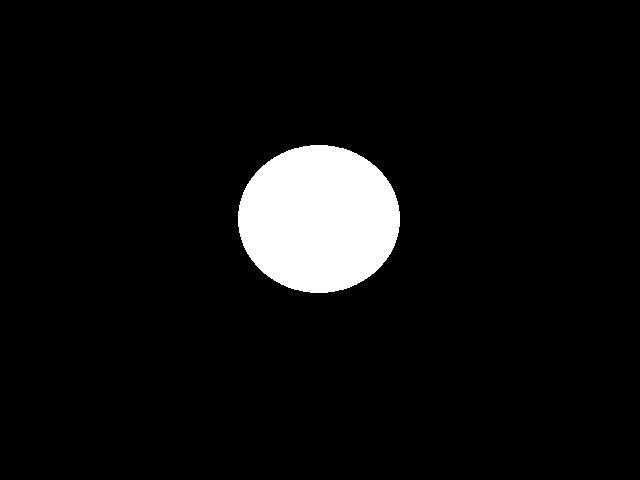
#> input picture codigo_estudiantes/wdeleon/1_circulos.bmp, 640 x 480 px, given in place of the camera
$ python opencv_abrir_camara.py
#> lines starting #> are read from the running program, lines starting #| are printed output that depends on the picture; after the words box and inside, x2 and y2 are one past the last pixel; in counts of white or black regions, pixels touching at a corner belong together

import cv2 as cv
import numpy as np

# ==============================
# 1. CONFIGURACION DE LA CAMARA
# ==============================

camara = cv.VideoCapture(0)

if not camara.isOpened():
    print("Error: no se pudo abrir la camara.")
    exit()

# ==============================
# 2. PARAMETROS DE DETECCION
# ==============================

AREA_MINIMA = 1500
ANCHO_MINIMO = 35
ALTO_MINIMO = 35
MIN_PUNTOS = 8

# FAST
detector_fast = cv.FastFeatureDetector_create(
    threshold=35,
    nonmaxSuppression=True,
    type=cv.FAST_FEATURE_DETECTOR_TYPE_9_16
)

# Agrupacion de puntos cercanos
kernel = cv.getStructuringElement(
    cv.MORPH_ELLIPSE, (15, 15)
)

while True:

    exito, fotograma = camara.read()
#> fotograma is the input picture: shape (480, 640, 3); 6.1% white; 1 white region, box (x1, y1, x2, y2) and area: (238, 145, 400, 293) 18798

    if not exito:
        print("Error al capturar el fotograma.")
        break

    # ==============================
    # 3. PREPROCESAMIENTO
    # ==============================

    gris = cv.cvtColor(fotograma, cv.COLOR_BGR2GRAY)

    gris = cv.GaussianBlur(gris, (3, 3), 0)

    alto_imagen, ancho_imagen = gris.shape
#> alto_imagen = 480; ancho_imagen = 640

    # Mascara para combinar los tres detectores
    mascara = np.zeros(
        (alto_imagen, ancho_imagen),
        dtype=np.uint8
    )

    # ==============================
    # 4. DETECTOR FAST
    # ==============================

    puntos_fast = detector_fast.detect(gris, None)
#> puntos_fast = ()

    for punto in puntos_fast:
        x, y = punto.pt
        cv.circle(
            mascara,
            (int(x), int(y)),
            2, 255, -1
        )
#> this loop made 0 passes
#> mascara: shape (480, 640); every value is 0

    # ==============================
    # 5. DETECTOR HARRIS
    # ==============================

    harris = cv.cornerHarris(
        np.float32(gris),
        blockSize=2,
        ksize=3,
        k=0.04
    )
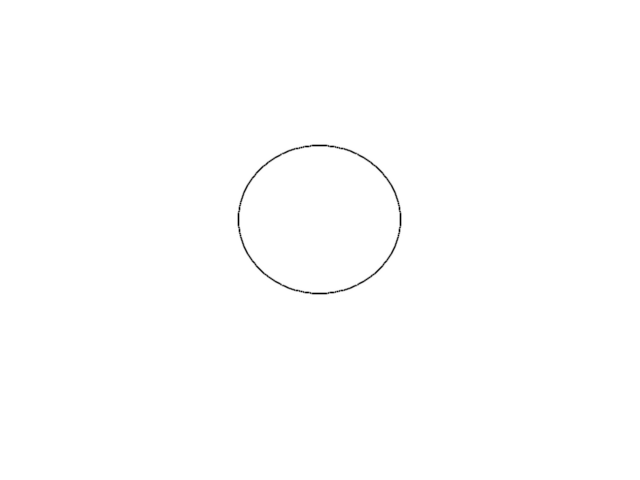
#> harris: shape (480, 640) float32; min -53234532, max 0, mean -114448; drawn with min black and max white

    # Normalizar respuestas para establecer un umbral
    harris_norm = cv.normalize(
        harris, None, 0, 255, cv.NORM_MINMAX
    ).astype(np.uint8)

    # Seleccionar las esquinas mas fuertes
    _, harris_binario = cv.threshold(
        harris_norm, 150, 255, cv.THRESH_BINARY
    )
#> harris_binario: shape (480, 640); 99.8% white; black in thin lines or dots, all inside (x1, y1, x2, y2) = (238, 145, 401, 294)

    # Combinar puntos Harris con FAST
    mascara = cv.bitwise_or(
        mascara, harris_binario
    )

    # ==============================
    # 6. DETECTOR SHI-TOMASI
    # ==============================

    puntos_shi = cv.goodFeaturesToTrack(
        gris,
        maxCorners=300,
        qualityLevel=0.01,
        minDistance=10,
        blockSize=5,
        useHarrisDetector=False
    )
#> puntos_shi = 34 rows, first 8: [356, 284], [281, 284], [356, 153], [281, 153], [329, 292], [311, 292], [398, 231], [239, 231]

    if puntos_shi is not None:
        puntos_shi = np.int32(puntos_shi)
#> puntos_shi = contour of 34 points, box (x1, y1, x2, y2) (238, 146, 400, 293), area 1156

        for punto in puntos_shi:
            x, y = punto.ravel()

            cv.circle(
                mascara,
                (int(x), int(y)),
                3, 255, -1
            )
#> this loop made 34 passes
#> (x, y) on passes 1 to 12: (356, 284), (281, 284), (356, 153), (281, 153), (329, 292), (311, 292), (398, 231), (239, 231), (399, 212), (238, 212), (333, 146), (304, 146)
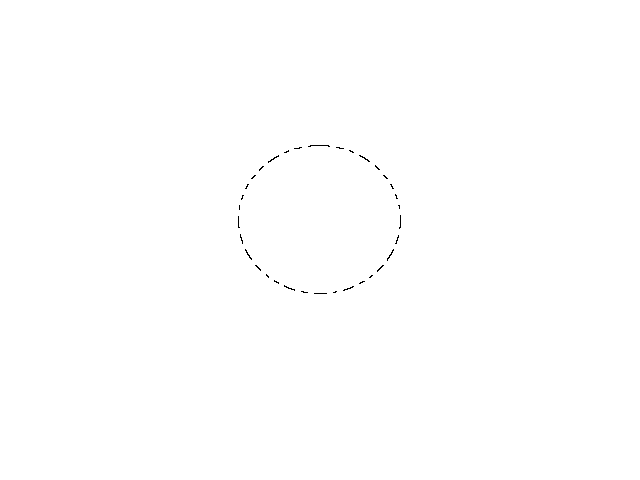
#> mascara: shape (480, 640); 99.9% white; black in thin lines or dots, all inside (x1, y1, x2, y2) = (238, 145, 401, 294)

    # ==============================
    # 7. AGRUPAR Y LIMPIAR PUNTOS
    # ==============================

    mascara = cv.dilate(
        mascara, kernel, iterations=2
    )
#> mascara: shape (480, 640); every value is 255

    mascara = cv.morphologyEx(
        mascara,
        cv.MORPH_CLOSE,
        kernel,
        iterations=1
    )

    # ==============================
    # 8. BUSCAR REGIONES CANDIDATAS
    # ==============================

    contornos, _ = cv.findContours(
        mascara,
        cv.RETR_EXTERNAL,
        cv.CHAIN_APPROX_SIMPLE
    )
#> contornos = [[[0, 0], [0, 479], [639, 479], [639, 0]]]

    numero_objetos = 0

    for contorno in contornos:

        area = cv.contourArea(contorno)

        if area < AREA_MINIMA:
            continue

        x, y, ancho, alto = cv.boundingRect(contorno)

        if ancho < ANCHO_MINIMO or alto < ALTO_MINIMO:
            continue

        # Contar puntos detectados dentro de la region
        region = mascara[y:y + alto, x:x + ancho]
        cantidad_puntos = cv.countNonZero(region)

        if cantidad_puntos < MIN_PUNTOS:
            continue

        # Dibujar rectangulo
        numero_objetos += 1

        cv.rectangle(
            fotograma,
            (x, y),
            (x + ancho, y + alto),
            (0, 255, 0),
            2
        )

        cv.putText(
            fotograma,
            f"Objeto {numero_objetos}",
            (x, max(y - 10, 20)),
            cv.FONT_HERSHEY_SIMPLEX,
            0.6,
            (0, 255, 0),
            2
        )
#> this loop made 1 pass
#> (contorno, area, x, y, ancho, alto, cantidad_puntos, numero_objetos) on pass 1: ([[0, 0], [0, 479], [639, 479], [639, 0]], 306081, 0, 0, 640, 480, 307200, 1)
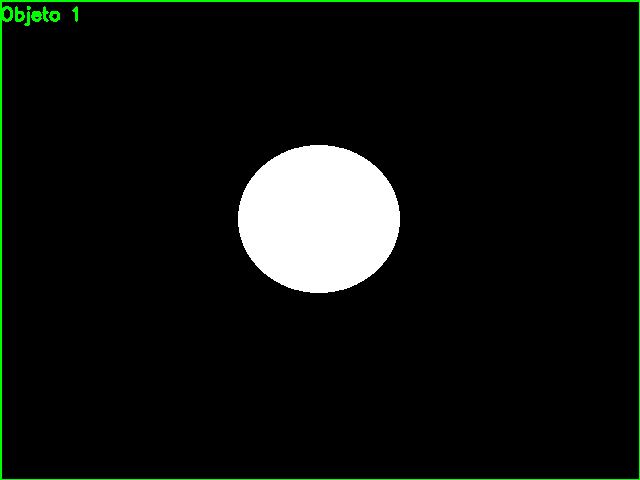
#> fotograma: shape (480, 640, 3); 1.27% of pixels changed, all inside (x1, y1, x2, y2) = (0, 0, 640, 480)
#> after the loop, numero_objetos = 1

    # ==============================
    # 9. INFORMACION EN PANTALLA
    # ==============================

    cv.putText(
        fotograma,
        f"FAST: {len(puntos_fast)}",
        (10, 25),
        cv.FONT_HERSHEY_SIMPLEX,
        0.6, (255, 0, 255), 2
    )

    cantidad_shi = (
        0 if puntos_shi is None else len(puntos_shi)
    )
#> cantidad_shi = 34

    cv.putText(
        fotograma,
        f"Shi-Tomasi: {cantidad_shi}",
        (10, 50),
        cv.FONT_HERSHEY_SIMPLEX,
        0.6, (255, 0, 255), 2
    )
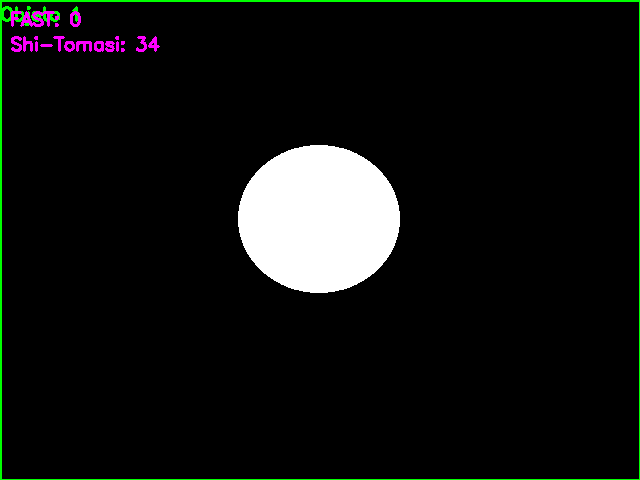
#> fotograma: shape (480, 640, 3); mean B, G, R 16.8, 18.7, 16.8

    cv.imshow("Objetos enmarcados", fotograma)
    cv.imshow("Puntos combinados", mascara)

    # ESC para salir
    if cv.waitKey(1) & 0xFF == 27:
#> (key Esc is pressed here)
        break

camara.release()
cv.destroyAllWindows()

$ run again, on codigo_estudiantes/wdeleon/1_cuadrados.bmp
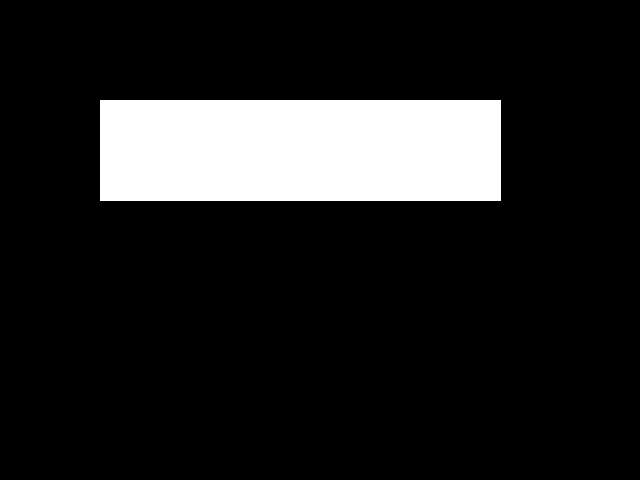
#> input picture codigo_estudiantes/wdeleon/1_cuadrados.bmp, 640 x 480 px, given in place of the camera
#> fotograma is the input picture: shape (480, 640, 3); 13.2% white; 1 white region, box (x1, y1, x2, y2) and area: (100, 100, 501, 201) 40501
#> puntos_fast = 4 keypoints; (x, y, size): (101, 101, 7), (499, 101, 7), (101, 199, 7), (499, 199, 7)
#> the loop `for punto in puntos_fast:` made 4 passes
#> (punto, x, y) on passes 1 to 4: (keypoint at (101, 101), size 7, 101, 101), (keypoint at (499, 101), size 7, 499, 101), (keypoint at (101, 199), size 7, 101, 199), (keypoint at (499, 199), size 7, 499, 199)
#> `harris = cv.cornerHarris( np.float32(gris), blockSize=2, ksize=3, k=0...`:
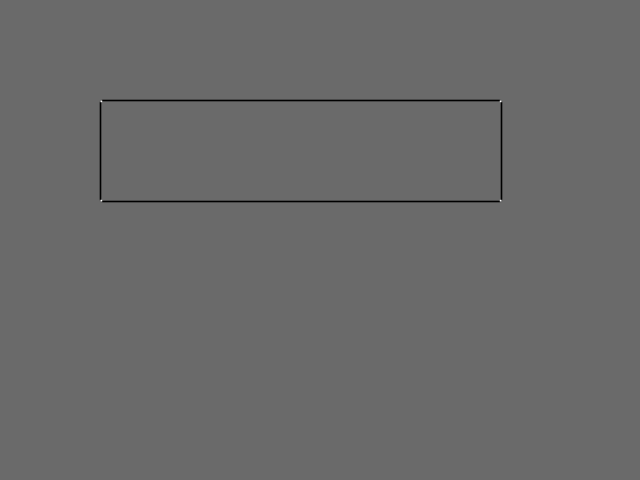
#> harris: shape (480, 640) float32; min -53234532, max 74055640, mean -276805.8; drawn with min black and max white
#> harris_binario: shape (480, 640); 0% white in thin lines or dots, all inside (x1, y1, x2, y2) = (101, 101, 501, 201)
#> puntos_shi = [[499, 199], [101, 199], [499, 101], [101, 101]]
#> the loop `for punto in puntos_shi:` made 4 passes
#> contornos = 4 contours; box (x1, y1, x2, y2) and area: (482, 182, 517, 217) 884, (84, 182, 119, 217) 884, (482, 84, 517, 119) 884, (84, 84, 119, 119) 884
#> the loop `for contorno in contornos: ` made 4 passes
#> after the loop `for contorno in contornos:`: numero_objetos = 0
#> cantidad_shi = 4
#> `cv.putText( fotograma, f"Shi-Tomasi: {cantidad_shi}", (10, 50), cv.FON..`:
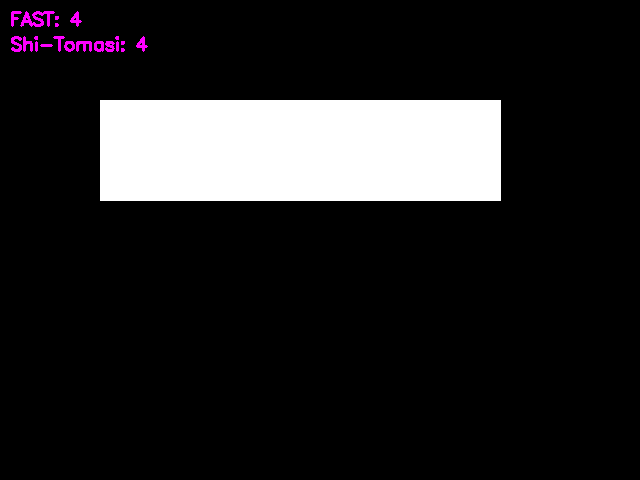
#> fotograma: shape (480, 640, 3); mean B, G, R 34.7, 33.6, 34.7
